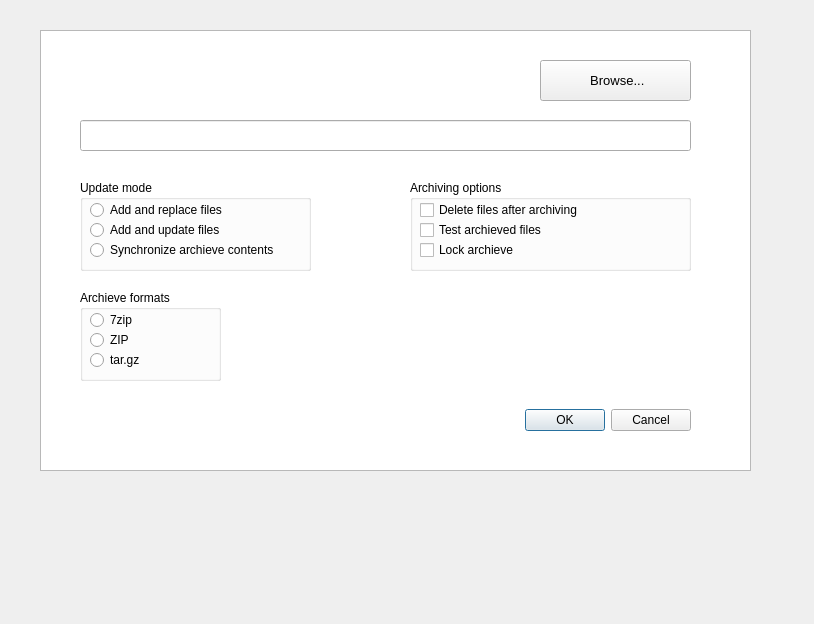
<?xml version="1.0" encoding="UTF-8"?>
<ui version="4.0">
 <class>Dialog</class>
 <widget class="QDialog" name="Dialog">
  <property name="geometry">
   <rect>
    <x>0</x>
    <y>0</y>
    <width>814</width>
    <height>624</height>
   </rect>
  </property>
  <property name="windowTitle">
   <string>Dialog</string>
  </property>
  <widget class="QDialogButtonBox" name="buttonBox">
   <property name="geometry">
    <rect>
     <x>330</x>
     <y>400</y>
     <width>361</width>
     <height>41</height>
    </rect>
   </property>
   <property name="orientation">
    <enum>Qt::Horizontal</enum>
   </property>
   <property name="standardButtons">
    <set>QDialogButtonBox::Cancel|QDialogButtonBox::Ok</set>
   </property>
  </widget>
  <widget class="QListWidget" name="listWidget">
   <property name="geometry">
    <rect>
     <x>40</x>
     <y>30</y>
     <width>711</width>
     <height>441</height>
    </rect>
   </property>
  </widget>
  <widget class="QPushButton" name="btnBrowse">
   <property name="geometry">
    <rect>
     <x>540</x>
     <y>60</y>
     <width>151</width>
     <height>41</height>
    </rect>
   </property>
   <property name="font">
    <font>
     <pointsize>10</pointsize>
    </font>
   </property>
   <property name="text">
    <string> Browse...</string>
   </property>
  </widget>
  <widget class="QToolButton" name="toolButton">
   <property name="geometry">
    <rect>
     <x>-370</x>
     <y>40</y>
     <width>27</width>
     <height>22</height>
    </rect>
   </property>
   <property name="text">
    <string>...</string>
   </property>
  </widget>
  <widget class="QGroupBox" name="groupBox">
   <property name="geometry">
    <rect>
     <x>80</x>
     <y>290</y>
     <width>141</width>
     <height>91</height>
    </rect>
   </property>
   <property name="title">
    <string>Archieve formats</string>
   </property>
   <widget class="QRadioButton" name="radioButton">
    <property name="geometry">
     <rect>
      <x>10</x>
      <y>20</y>
      <width>95</width>
      <height>20</height>
     </rect>
    </property>
    <property name="text">
     <string>7zip</string>
    </property>
   </widget>
   <widget class="QRadioButton" name="radioButton_3">
    <property name="geometry">
     <rect>
      <x>10</x>
      <y>60</y>
      <width>95</width>
      <height>20</height>
     </rect>
    </property>
    <property name="text">
     <string>tar.gz</string>
    </property>
   </widget>
   <widget class="QRadioButton" name="radioButton_2">
    <property name="geometry">
     <rect>
      <x>10</x>
      <y>40</y>
      <width>95</width>
      <height>20</height>
     </rect>
    </property>
    <property name="text">
     <string>ZIP</string>
    </property>
   </widget>
  </widget>
  <widget class="QLineEdit" name="lineEdit">
   <property name="geometry">
    <rect>
     <x>80</x>
     <y>120</y>
     <width>611</width>
     <height>31</height>
    </rect>
   </property>
  </widget>
  <widget class="QGroupBox" name="groupBox_2">
   <property name="geometry">
    <rect>
     <x>80</x>
     <y>180</y>
     <width>231</width>
     <height>91</height>
    </rect>
   </property>
   <property name="title">
    <string>Update mode</string>
   </property>
   <widget class="QRadioButton" name="radioButton_4">
    <property name="geometry">
     <rect>
      <x>10</x>
      <y>20</y>
      <width>151</width>
      <height>20</height>
     </rect>
    </property>
    <property name="text">
     <string>Add and replace files</string>
    </property>
   </widget>
   <widget class="QRadioButton" name="radioButton_5">
    <property name="geometry">
     <rect>
      <x>10</x>
      <y>40</y>
      <width>151</width>
      <height>20</height>
     </rect>
    </property>
    <property name="text">
     <string>Add and update files</string>
    </property>
   </widget>
   <widget class="QRadioButton" name="radioButton_6">
    <property name="geometry">
     <rect>
      <x>10</x>
      <y>60</y>
      <width>201</width>
      <height>20</height>
     </rect>
    </property>
    <property name="text">
     <string>Synchronize archieve contents</string>
    </property>
   </widget>
  </widget>
  <widget class="QGroupBox" name="groupBox_3">
   <property name="geometry">
    <rect>
     <x>410</x>
     <y>180</y>
     <width>281</width>
     <height>91</height>
    </rect>
   </property>
   <property name="title">
    <string>Archiving options</string>
   </property>
   <widget class="QCheckBox" name="checkBox_2">
    <property name="geometry">
     <rect>
      <x>10</x>
      <y>40</y>
      <width>221</width>
      <height>20</height>
     </rect>
    </property>
    <property name="text">
     <string>Test archieved files</string>
    </property>
   </widget>
   <widget class="QCheckBox" name="checkBox_3">
    <property name="geometry">
     <rect>
      <x>10</x>
      <y>60</y>
      <width>221</width>
      <height>20</height>
     </rect>
    </property>
    <property name="text">
     <string>Lock archieve</string>
    </property>
   </widget>
   <widget class="QCheckBox" name="checkBox">
    <property name="geometry">
     <rect>
      <x>10</x>
      <y>20</y>
      <width>221</width>
      <height>20</height>
     </rect>
    </property>
    <property name="text">
     <string>Delete files after archiving</string>
    </property>
   </widget>
  </widget>
  <zorder>listWidget</zorder>
  <zorder>buttonBox</zorder>
  <zorder>btnBrowse</zorder>
  <zorder>toolButton</zorder>
  <zorder>groupBox</zorder>
  <zorder>lineEdit</zorder>
  <zorder>groupBox_2</zorder>
  <zorder>groupBox_3</zorder>
 </widget>
 <resources/>
 <connections>
  <connection>
   <sender>buttonBox</sender>
   <signal>accepted()</signal>
   <receiver>Dialog</receiver>
   <slot>accept()</slot>
   <hints>
    <hint type="sourcelabel">
     <x>248</x>
     <y>254</y>
    </hint>
    <hint type="destinationlabel">
     <x>157</x>
     <y>274</y>
    </hint>
   </hints>
  </connection>
  <connection>
   <sender>buttonBox</sender>
   <signal>rejected()</signal>
   <receiver>Dialog</receiver>
   <slot>reject()</slot>
   <hints>
    <hint type="sourcelabel">
     <x>316</x>
     <y>260</y>
    </hint>
    <hint type="destinationlabel">
     <x>286</x>
     <y>274</y>
    </hint>
   </hints>
  </connection>
 </connections>
</ui>
